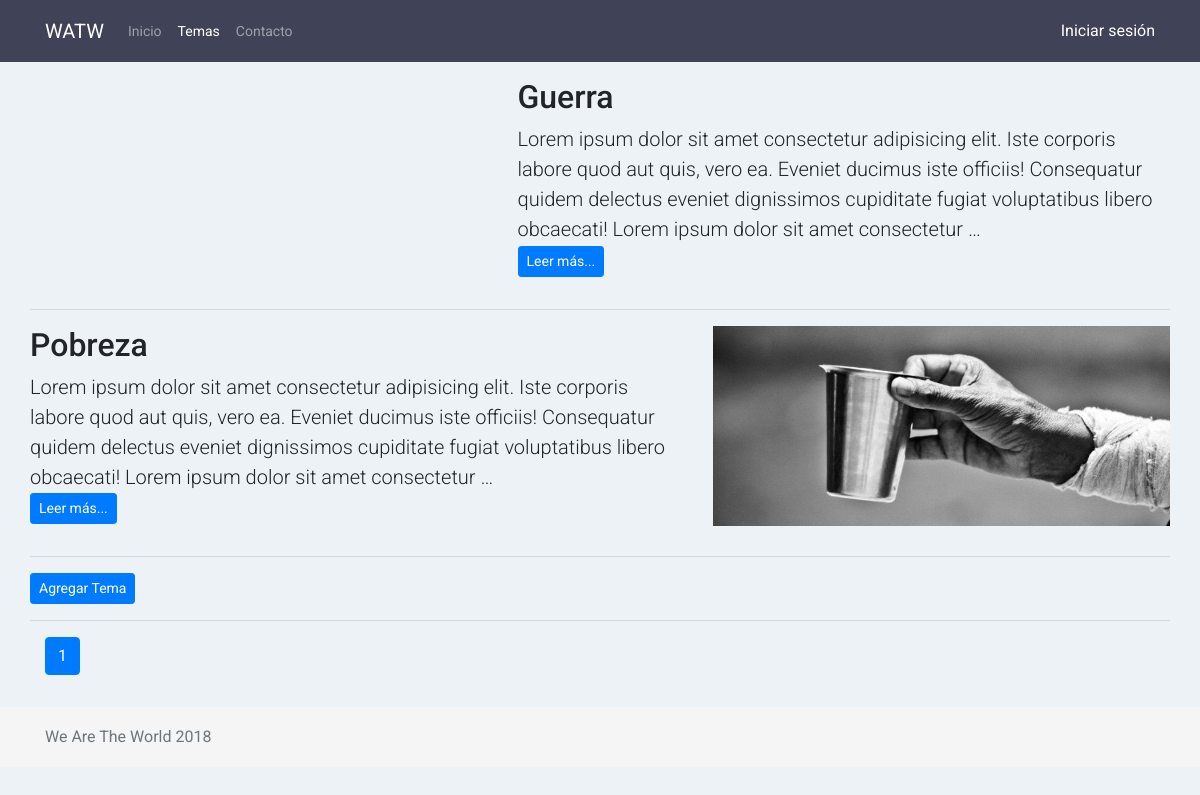
The page /topic on the database as committed earlier.
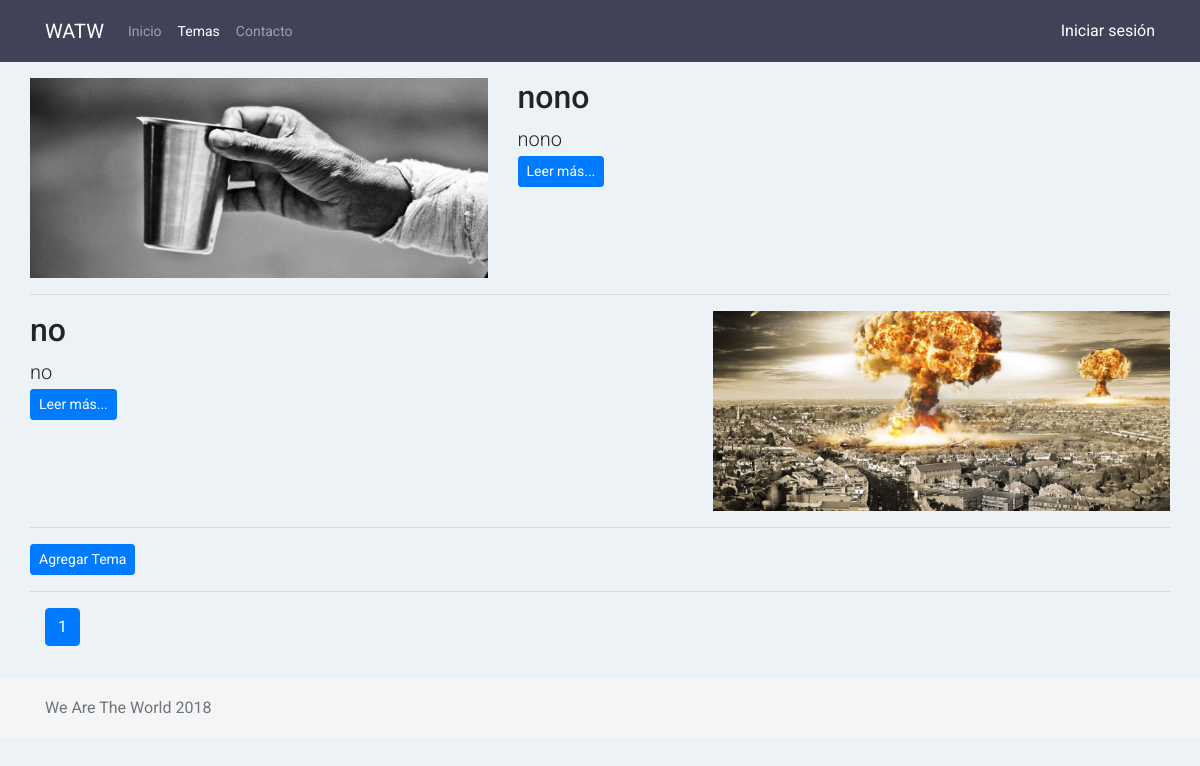
The same page on the database as committed later.
### foro/models.py (models this page shows, shortened)
class Tema(models.Model):
	titulo=models.CharField(max_length=45)
	contenido=models.TextField()
	imagen=models.ImageField(upload_to='tema_imagen')
	fecha_creacion=models.DateField(auto_now_add=True)
	fecha_actualizacion=models.DateField(auto_now=True)

### foro/views.py (the view)
# urls.py: path('', views.index, name="core.index")
def index(request):
    data = {}
    object_list = Tema.objects.all().order_by('-id')
    paginator = Paginator(object_list, 10)
    page = request.GET.get('page')
    try:
        data['object_list'] = paginator.page(page)
    except PageNotAnInteger:
        data['object_list'] = paginator.page(1)
    except EmptyPage:
        data['object_list'] = paginator.page(paginator.num_page)
    template_name = 'foro/topic_list.html'
    return render(request, template_name, data)

### foro/templates/foro/topic_list.html (shortened to what this page needs)
{% extends 'core/base.html' %}
{% block content %}
    {% for topic in object_list %}
        <div class="row featurette">
            <div class="col-md-7 {% if topic.id|divisibleby:2 %}order-md-2{% endif %}">
                <h2 class="featurette-heading">{{ topic.titulo }}</h2>
                <p class="lead">
                    {{ topic.contenido|truncatewords:36 }}
                    <br>
                    <a class="btn btn-primary btn-sm" href="{% url 'topic.detail' topic.id %}">Leer más...</a>
                </p>
            </div>
            <div class="col-md-5 {% if topic.id|divisibleby:2 %}order-md-1{% endif %}">
                <div class="topic-list" style="background-image: url('{{topic.imagen.url}}')"></div>
            </div>
        </div>
        <hr class="featurette-divider">
    {% endfor %}
    <div>
        <a class="btn btn-primary btn-sm" href="{% url 'add_topic' %}">Agregar Tema</a>
    </div>
    <hr class="featurette-divider">
{% endblock %}
{% if is_paginated %}
{% block pagination %}
    <div class="container">
        <div class="row">
            <div class="col-12">
                <nav aria-label="...">
                    <ul class="pagination">
                        {% for page in object_list.paginator.page_range %}
                            {% if object_list.number == page %}
                            <li class="page-item active">
                                <span class="page-link">
                                    {{page}}
                                </span>
                            </li>
                            {% else %}
                            <li class="page-item"><a class="page-link" href="?page={{page}}">{{page}}</a></li>
                            {% endif %}
                        {% endfor %}
                    </ul>
                </nav>
            </div>
        </div>
    </div>
    {% endblock %}
    {% endif %}

### core/templates/core/base.html (shortened to what this page needs)
{% load static %}
<!DOCTYPE html>
<html lang="es">
<head>
    <link rel="stylesheet" href="https://stackpath.bootstrapcdn.com/bootstrap/4.1.1/css/bootstrap.min.css">
    <link rel="stylesheet" href="{% static 'core/styles.css' %}">
    <link rel="stylesheet" href="https://use.fontawesome.com/releases/v5.1.0/css/solid.css">
    <link rel="stylesheet" href="https://use.fontawesome.com/releases/v5.1.0/css/regular.css">
    <link rel="stylesheet" href="https://use.fontawesome.com/releases/v5.1.0/css/fontawesome.css">
</head>
<body>
    <nav class="navbar navbar-expand-lg navbar-dark bg-gray">
        <div class="container">
            <a class="navbar-brand" href="#">WATW</a>
            <div class="collapse navbar-collapse" id="navbarNavAltMarkup">
                <div class="navbar-nav mr-auto">
                    <a class="nav-item nav-link {% if request.path == '/' %}active{% endif %}" href="{% url 'core.index' %}">Inicio <span class="sr-only">(current)</span></a>
                    <a class="nav-item nav-link {% if request.path == '/topic' %}active{% endif %}" href="{% url 'topic.index' %}">Temas</a>
                    <a class="nav-item nav-link" href="#">Contacto</a>
                </div>
                {% if user.is_active %}
                <span class="navbar-text">
                    <a href="{% url 'logout_foro' %}">Cerrar sesión</a>
                </span>
                {% else %}
                <span class="navbar-text">
                    <a href="{% url 'login_foro' %}">Iniciar sesión</a>
                </span>
                {% endif %}
            </div>
        </div>
    </nav>
    <div class="container content mt-3">
        {% block content %}
        {% endblock %}
    </div>
    {% block pagination %}
    {% endblock %}
    <footer class="footer mt-3">
        <div class="container">
            <span class="text-muted">We Are The World 2018</span>
        </div>
    </footer>
</body>
</html>

### core/static/core/styles.css (style rules this page uses)
@media (min-width: 576px) { .content { padding-left: 0px !important; padding-right: 0px !important; } }
body { font-family: 'Roboto', sans-serif; background-color: #edf2f6; }
.bg-gray { background-color: #404257; }
.topic-list { height: 200px; max-width: 500px; background-repeat: no-repeat; background-size: cover; background-position: center; }
.nav-item { flex: 0 0 auto; }
.nav-item { padding: 13px 16px 12px; }
.nav-item { font-size: 14px; }
.footer { bottom: 0; width: 100%; height: 60px; line-height: 60px; background-color: #f5f5f5; }

Rows that differ between the two databases and show on the page:
removed Tema: titulo "Guerra", contenido "Lorem ipsum dolor sit amet consectetur adipisicing elit. Iste corporis labore quod aut quis, vero ea. Eveniet ducimus iste officiis! Consequatur quidem delectus eveniet dignissimos cupiditate fugiat voluptatibus libero obcaecati! Lorem ipsum dolor sit amet consectetur …"
removed Tema: titulo "Pobreza", contenido "Lorem ipsum dolor sit amet consectetur adipisicing elit. Iste corporis labore quod aut quis, vero ea. Eveniet ducimus iste officiis! Consequatur quidem delectus eveniet dignissimos cupiditate fugiat voluptatibus libero obcaecati! Lorem ipsum dolor sit amet consectetur …", imagen (picture)
added Tema: titulo "nono", contenido "nono", imagen (picture)
added Tema: titulo "no", contenido "no", imagen (picture)
